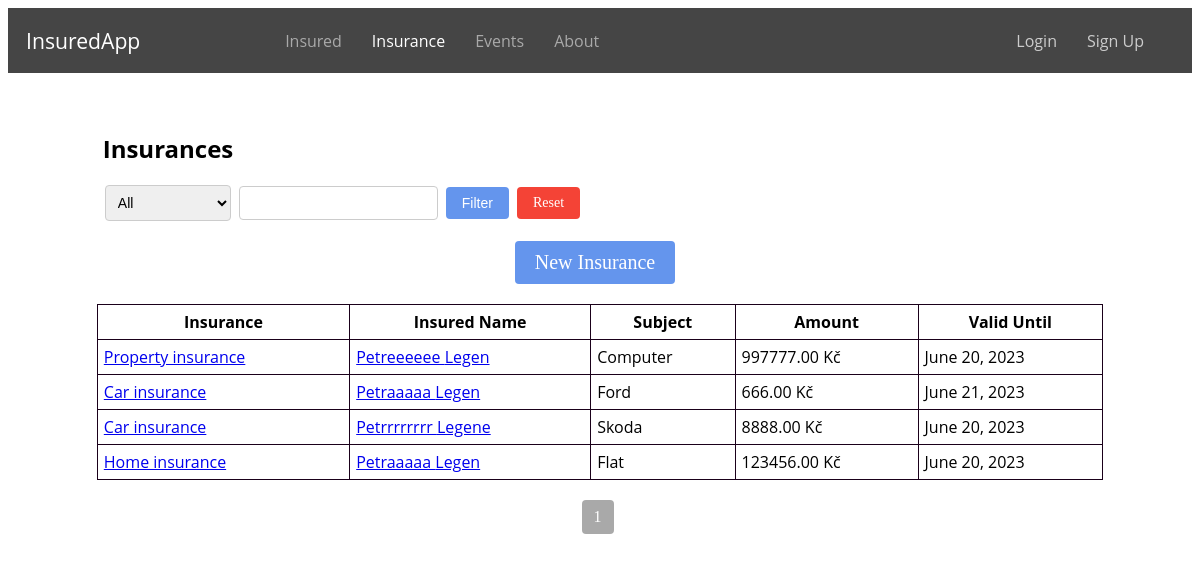
The page /insurances/ on the database as committed earlier.
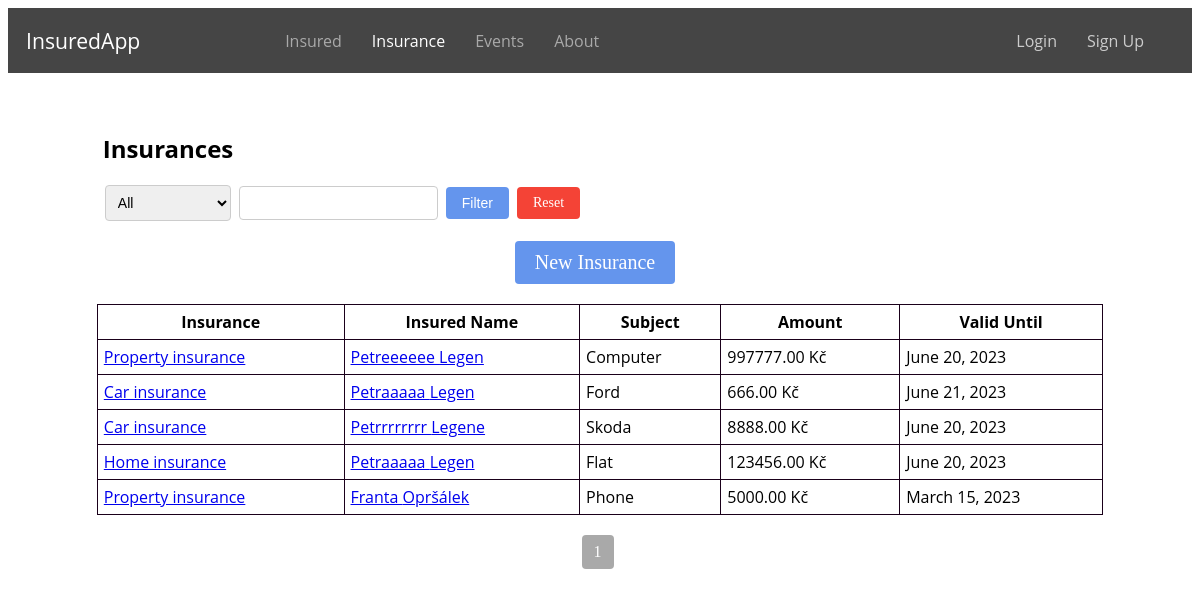
The same page on the database as committed later.
### evidence/models.py (models this page shows, shortened)
class Insurance(models.Model):
    INSURANCE_TYPE = (
        ('home', 'Home insurance'),
        ('car', 'Car insurance'),
        ('property', 'Property insurance'),
    )
    insurance = models.ManyToManyField(Insured, related_name='insurance')
    type = models.CharField(max_length=32, choices=INSURANCE_TYPE)
    subject = models.CharField(max_length=32)
    amount = models.DecimalField(max_digits=10, decimal_places=2)
    valid_from = models.DateField()
    valid_until = models.DateField()
    class Meta:
        ordering = ['id']

class Insured(models.Model):
    user = models.ForeignKey(User, on_delete=models.CASCADE, related_name='insured', null=True, blank=True)
    first_name = models.CharField(max_length=100)
    profile_photo = models.ImageField(upload_to='profile_photos', blank=True, null=True)
    last_name = models.CharField(max_length=100)
    email = models.EmailField()
    role = models.CharField(max_length=20, choices=RoleEnum.choices(), null=True)
    street = models.CharField(max_length=100)
    city = models.CharField(max_length=64)
    zipcode = models.CharField(max_length=16)
    phone = models.CharField(max_length=16)
    is_policyholder = models.BooleanField(default=False)
    class Meta:
        ordering = ['id']

### evidence/views.py (the view, shortened to what this page needs)
# urls.py: path('insurances/', views.insurances, name='insurances'),
def insurances(request):
    filter_by = request.GET.get('filter_by')
    keyword = request.GET.get('keyword')
    insurance_objects = Insurance.objects.all()
    for insurance in insurance_objects:
        insured_names = [f"{insured.first_name} {insured.last_name}" for insured in insurance.insurance.all()]
        insurance.insured_names = ", ".join(insured_names)
    paginator = Paginator(insurance_objects, 7)
    page_number = request.GET.get('page')
    insurances = paginator.get_page(page_number)
    return render(request, 'insurances.html', {'insurances': insurances, 'page_obj': insurances})

### evidence/templates/insurances.html (shortened to what this page needs)
{% extends 'base.html' %}
{% block content %}
  <h2 class="insurances-h">Insurances</h2>
  <div class="filter-container">
    <form method="GET" class="filter-form">
        <select name="filter_by">
            <option value="" {% if not request.GET.filter_by %}selected{% endif %}>All</option>
        </select>
        <input type="text" name="keyword" value="{{ request.GET.keyword }}">
        <button type="submit" class="filter-button">Filter</button>
        <a href="{% url 'insurances' %}" class="reset-filter-button">Reset</a>
    </form>
    </div>
  <div class="main-buttons">
        <a href="{% url 'new_insurance' %}" class="button button-add">New Insurance</a>
  </div>
  <table class="insurances-table">
    <thead>
      <tr>
        <th>Insurance</th>
        <th>Insured Name</th>
        <th>Subject</th>
        <th>Amount</th>
        <th>Valid Until</th>
      </tr>
    </thead>
    <tbody>
      {% for insurance in page_obj %}
        <tr>
          <td><a href="{% url 'insurance_detail' insurance_id=insurance.id %}">{{ insurance.get_type_display }}</a></td>
          <td>
            {% for insured in insurance.insurance.all %}
            {% if not insured.is_policyholder %}
            <a href="{% url 'insured_detail' insured_id=insured.id %}">{{ insured.first_name }} {{ insured.last_name }}
              {% endif %}
            </a>
            {% endfor %}
          </td>
          <td>{{ insurance.subject }}</td>
          <td>{{ insurance.amount }} Kč</td>
          <td>{{ insurance.valid_until }}</td>
        </tr>
      {% endfor %}
    </tbody>
  </table>
  <div class="pagination">
    <span class="current-page">{{ page_obj.number }}</span>
  </div>
{% endblock %}

Rows that differ between the two databases and show on the page:
added Insurance: type "Property insurance", subject "Phone", amount "5000.00", valid_until "March 15, 2023"
now on this page (row unchanged): Insured: first_name "Franta", last_name "Opršálek", shown under "Property insurance"
